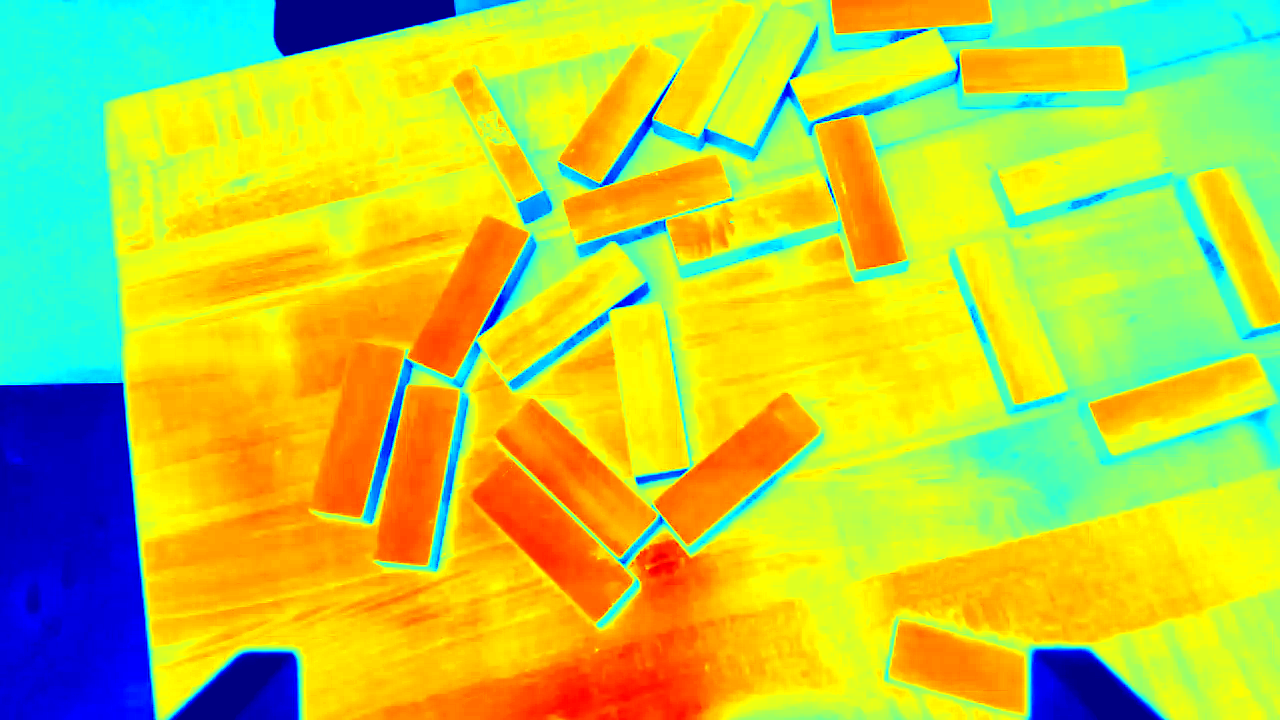
#> input picture samples/normalized_color11.png, 1280 x 720 px, found by its file name
$ jupyter execute 'my_img_processing_color&grey_v1.ipynb'   (older library calls are emulated)
#> lines starting #> are read from the running program, lines starting #| are printed output that depends on the picture; after the words box and inside, x2 and y2 are one past the last pixel; in counts of white or black regions, pixels touching at a corner belong together
# Image processing

**Given:**  raw normalized colour image, coming from a depth sensor, raw greyscale image, show the same scene from the same point of view

**Find:** (x, y, angle) of each brick that lies flat on the table

[cell 1]
import cv2
import numpy as np
import matplotlib.pyplot as plt
import math

Display functions:

[cell 2]
def draw_detections(image_path, results, arrow_length=40, dot_radius=5,dot_color=(0, 0, 255), arrow_color=(0, 0, 255), thickness=2):
    """
    Overlay detection results on the original image.

    Parameters
    ----------
    image_path   : str   – path to the original image (raw or color)
    results      : list  – list of (cx, cy, angle_deg) tuples angle is the orientation of the longest side vs x-axis
    arrow_length : int   – half-length of the direction arrow in pixels
    dot_radius   : int   – radius of the center dot
    dot_color    : tuple – BGR color for the dot
    arrow_color  : tuple – BGR color for the arrow
    thickness    : int   – line thickness for the arrow

    Returns
    -------
    vis : np.ndarray – annotated image (BGR)
    """
    img = cv2.imread(image_path)
    vis = img.copy()

    for (cx, cy, angle_deg) in results:
        cx, cy = int(round(cx)), int(round(cy))

        # Convert angle to radians
        # angle_deg is the angle of the longest side w.r.t. the x-axis
        rad = math.radians(angle_deg)

        # Compute arrow tip and tail (centered on the plank center)
        dx = int(arrow_length * math.cos(rad))
        dy = int(arrow_length * math.sin(rad))

        pt_tail = (cx, cy)
        pt_tip  = (cx + dx, cy + dy)

        # Draw arrow
        cv2.arrowedLine(vis, pt_tail, pt_tip,
                        color=arrow_color,
                        thickness=thickness,
                        tipLength=0.3)

        # Draw center dot
        cv2.circle(vis, (cx, cy), dot_radius, dot_color, -1)

    return vis

def draw_points(image_path, points, dot_radius=5,dot_color=(0, 0, 255)):
    img = cv2.imread(image_path)
    vis = img.copy()

    for (cx, cy, angle_deg) in points:
        cx, cy = int(round(cx)), int(round(cy))
        pt_ = (cx, cy)
        # Draw center dot
        cv2.circle(vis, (cx, cy), dot_radius, dot_color, -1)
    return vis


def show_overlay(image_path, results, arrow_length=40, figsize=(14, 8), **kwargs):
    """
    Display the annotated image inline in a Jupyter notebook.

    Parameters
    ----------
    image_path   : str   – path to the original image
    results      : list  – list of (cx, cy, angle_deg) tuples
    arrow_length : int   – half-length of the direction arrow in pixels
    figsize      : tuple – matplotlib figure size
    **kwargs     : extra keyword args forwarded to draw_detections
    """
    #show point + arrow
    vis = draw_detections(image_path, results, arrow_length=arrow_length, **kwargs)

    #show points only
    #vis= draw_points(image_path, results, **kwargs)

    # OpenCV loads BGR, matplotlib expects RGB
    vis_rgb = cv2.cvtColor(vis, cv2.COLOR_BGR2RGB)

    fig, ax = plt.subplots(figsize=figsize)
    ax.imshow(vis_rgb)
    ax.axis('off')
    ax.set_title(f"{len(results)} plank(s) detected", fontsize=13)
    plt.tight_layout()
    plt.show()

    return vis

## Define img to use:

[cell 3]
#images to use
#color img:
my_color_img='Test_images12_raw_img_work_with_them\\normalized_color11.png'
#grey img:
my_grey_img='Test_images12_raw_img_work_with_them\\raw_image11.png'

normalized_color img processing

[cell 4]
#Extract hue as depth proxy
color_img = cv2.imread(my_color_img)
#> color_img is the input picture: shape (720, 1280, 3); mean B, G, R 63.3, 202.8, 187.6
hsv = cv2.cvtColor(color_img, cv2.COLOR_BGR2HSV)
#> hsv: shape (720, 1280, 3); mean H, S, V 44, 232.2, 250.4
hue= hsv[:, :, 0]   #depth map, 0–179 in OpenCV

#CLAHE on the hue channel (for local contrast)
clahe     = cv2.createCLAHE(clipLimit=2.0, tileGridSize=(8, 8))
hue_eq    = clahe.apply(hue)

#Blur to reduce noise
blurred   = cv2.GaussianBlur(hue_eq, (3, 3), 0)

#Canny on the hue channel — thresholds likely need to be different
#from grayscale since hue is 0-179, not 0-255
#edges = cv2.Canny(blurred, threshold1=10, threshold2=40)

#or, instead of Canny, using Sobel:

sobelx = cv2.Sobel(blurred, cv2.CV_64F, 1, 0, ksize=3)
sobely = cv2.Sobel(blurred, cv2.CV_64F, 0, 1, ksize=3)
magnitude = np.sqrt(sobelx**2 + sobely**2)

# Normalize and threshold to get binary edge image
magnitude = np.uint8(255 * magnitude / magnitude.max())
_, edges= cv2.threshold(magnitude, 30, 255, cv2.THRESH_BINARY)  # tune 30
#> edges: shape (720, 1280); 6.8% white; 293 white regions (208 under 20 px), largest, box (x1, y1, x2, y2) and area: (473, 0, 1131, 631) 26896, (308, 64, 563, 574) 8348, (0, 0, 529, 720) 5450

#end of sobel

#Close gaps --> no visible improvement
kernel       = cv2.getStructuringElement(cv2.MORPH_RECT, (7, 7))
edges_closed = cv2.dilate(edges, kernel, iterations=1)
#> edges_closed: shape (720, 1280); 18.9% white; 91 white regions, largest, box (x1, y1, x2, y2) and area: (305, 0, 1186, 634) 102828, (926, 142, 1280, 470) 29158, (0, 0, 532, 720) 17878
edges_closed=edges

[cell 5]
img_grey = cv2.imread(my_grey_img, cv2.IMREAD_GRAYSCALE)
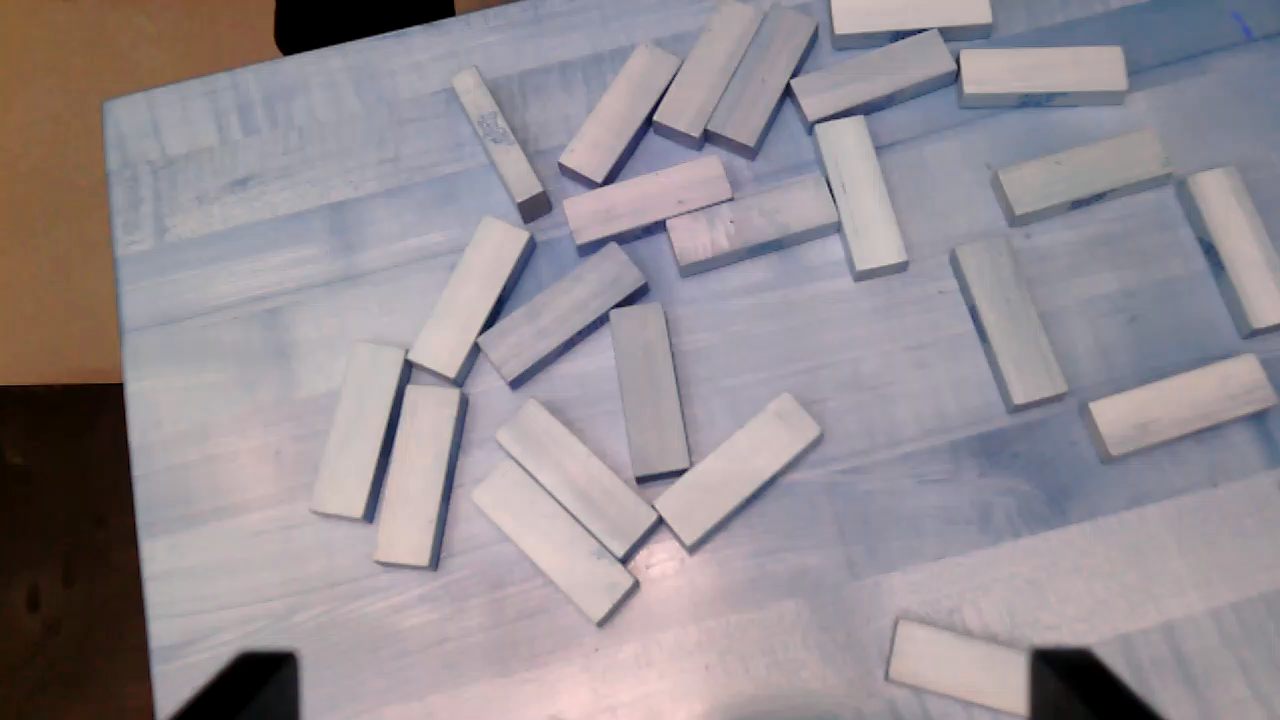
#> input picture pictures/raw_image11.png, 1280 x 720 px, found by its file name
#> img_grey: shape (720, 1280); min 0, max 232, mean 143.7

#increase contrast (to avoid prblms in darker regions)
#clahe = cv2.createCLAHE(clipLimit=2.3, tileGridSize=(8, 8))  # tune clipLimit: 1.0–4.0
clahe = cv2.createCLAHE(clipLimit=2, tileGridSize=(4, 4))  # tune clipLimit: 1.0–4.0
img_eq = clahe.apply(img_grey)
#edges_grey  = cv2.Canny(img1, threshold1=30, threshold2=100)

#gaussian filter
blurred = cv2.GaussianBlur(img_eq, (11, 11), 0) #(5,5)

# [6 lines of commented-out code are left out]
edges_grey = cv2.Canny(blurred, threshold1=30, threshold2=100)#30, 100
#> edges_grey: shape (720, 1280); 1.8% white in thin lines or dots

#close gaps in the edges to try to get rectangular shape --> not useful
kernel = cv2.getStructuringElement(cv2.MORPH_RECT, (3, 3)) #tune size: try 3,5,7
edges_grey = cv2.dilate(edges_grey, kernel, iterations=1)     # try iterations=2 if gaps persist
#> edges_grey: shape (720, 1280); 5.9% white; 34 white regions

[cell 6]
edges_closed=edges_grey+edges_closed

[cell 7]
#Find contours
contours, _  = cv2.findContours(edges_closed, cv2.RETR_LIST, cv2.CHAIN_APPROX_SIMPLE)
#> contours = 590 contours, 505 with area under 20; largest, box (x1, y1, x2, y2) and area: (308, 0, 1131, 631) 117779, (480, 45, 635, 318) 12688, (667, 100, 836, 264) 11390, (1086, 352, 1279, 458) 11071, (882, 611, 1173, 720) 10918

[cell 8]
fig, ax = plt.subplots(1, 3, figsize=(15, 7))

# Original Image
ax[0].imshow(cv2.cvtColor(color_img, cv2.COLOR_BGR2RGB))
ax[0].set_title('Original')
ax[0].axis('off')

# Blurred Image
ax[1].imshow(blurred, cmap='gray')
ax[1].set_title('Gaussian Blur')
ax[1].axis('off')

ax[2].imshow(edges, cmap='gray')
ax[2].set_title('Edges')
ax[2].axis('off')

plt.show()
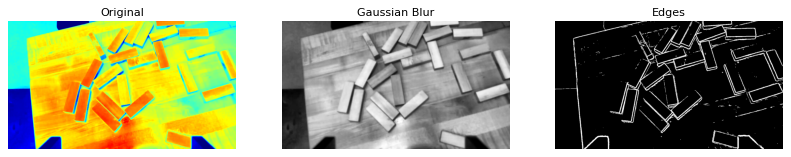
#> figure drawn by matplotlib, 3 panels

#save 'edges'
cv2.imwrite('detected_edges_img.png', edges_closed)
#> Out = True

[cell 9]
results = []
print('Raw detected features fulfilling area condition:')

for cnt in contours:
    area = cv2.contourArea(cnt)
#    if area < 3000:  # tune this
    if area < 8000:   # only skip tiny noise <=> if area < XXX, don't consider it, else consider it
        continue

    rect = cv2.minAreaRect(cnt)
    (cx, cy), (w, h), angle = rect
    if w < h:
        w, h = h, w
        angle += 90

    aspect = w / h if h > 0 else 0
    hull = cv2.convexHull(cnt)
    solidity = area / cv2.contourArea(hull)

    print(f"cx={cx:.0f} cy={cy:.0f} | area={area:.0f} | "
          f"aspect={aspect:.2f} | solidity={solidity:.2f} | angle={angle:.1f}°")

    #if 1.5 < aspect < 7.0 and 0.65 < solidity < 0.95:  # tune thresholds
    if 2.0 < aspect < 5.0:
        results.append((cx, cy, angle))
#> this loop made 590 passes
#> (area, rect, cx, cy, w, h, angle, aspect) on pass 32: (10917.5, ((1029.1, 679), (93.27, 294.7), -80.64), 1029.1, 679, 294.7, 93.27, 9.36, 3.16)
#> (area, cx, cy, w, h, angle) on pass 557: (12687.5, 567.5, 181, 259.8, 156, 85)
#| cx=1029 cy=679 | area=10918 | aspect=3.16 | solidity=0.51 | angle=9.4°
#| cx=737 cy=467 | area=9026 | aspect=3.21 | solidity=0.97 | angle=-40.4°
#| cx=1183 cy=403 | area=9264 | aspect=3.21 | solidity=0.97 | angle=-17.7°
#| cx=1186 cy=402 | area=11071 | aspect=3.01 | solidity=0.95 | angle=-17.9°
#| cx=560 cy=310 | area=8082 | aspect=3.31 | solidity=0.96 | angle=-36.2°
#| cx=739 cy=184 | area=11390 | aspect=1.27 | solidity=0.71 | angle=-18.4°
#| cx=567 cy=181 | area=12688 | aspect=1.67 | solidity=0.48 | angle=85.0°
#| cx=653 cy=225 | area=117779 | aspect=1.62 | solidity=0.36 | angle=-49.4°
#> after the loop, results = [(1029.1, 679, 9.36), (736.7, 466.7, -40.36), (1183, 403.1, -17.7), (1185.6, 402, -17.89), (560.4, 309.8, -36.16)]

#remove duplicates: points that are very close to each other
to_remove=[]
for i in range(0, len(results)):
    for j in range(i+1, len(results)):
        if (results[i][0]-results[j][0]) < 10 and (results[i][1]-results[j][1]) < 10:
            to_remove.append(results[j])
#> this loop made 5 passes
#> after the loop, to_remove = [(1185.6, 402, -17.89)]
for elem in to_remove:
    if elem in results:
        results.remove(elem)
#> this loop made 1 pass
#> after the loop, results = [(1029.1, 679, 9.36), (736.7, 466.7, -40.36), (1183, 403.1, -17.7), (560.4, 309.8, -36.16)]

[cell 10]
results
#> Out has the same summary as results

[cell 11]
show_overlay('detected_edges_img.png', results)
#> the loop in draw_detections, `for (cx, cy, angle_deg) in results:` made 4 passes
#> (cx, cy, angle_deg, rad, dx, dy, pt_tip) on passes 1 to 4: (1029, 679, 9.36, 0.163, 39, 6, (1068, 685)), (737, 467, -40.36, -0.704, 30, -25, (767, 442)), (1183, 403, -17.7, -0.309, 38, -12, (1221, 391)), (560, 310, -36.16, -0.631, 32, -23, (592, 287))
#> after the loop in draw_detections, `for (cx, cy, angle_deg) in results:`:
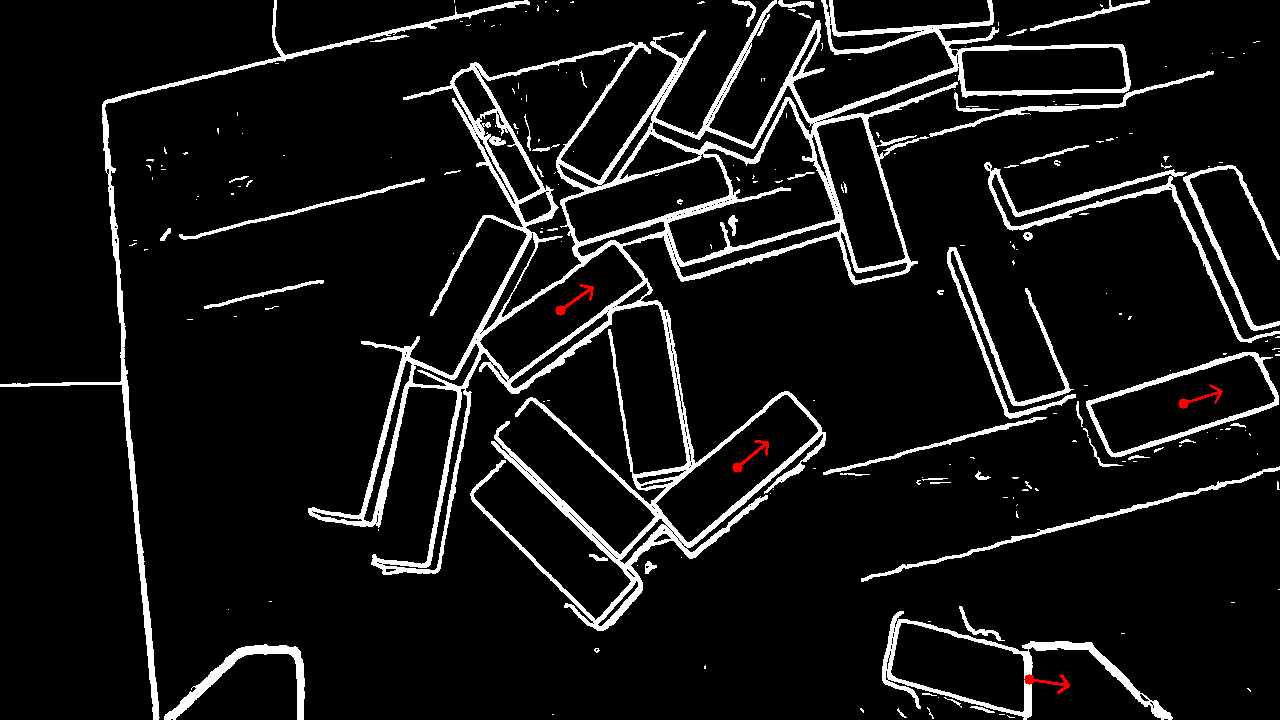
#> vis: shape (720, 1280, 3); mean B, G, R 20.5, 20.5, 20.8

[cell 12]
show_overlay(my_color_img, results)
#> call 2 of draw_detections, with arrow_length = 40, dot_radius = 5, dot_color = (0, 0, 255), arrow_color = (0, 0, 255), thickness = 2
#> the loop in draw_detections (call 2), `for (cx, cy, angle_deg) in results:` made 4 passes
#> after the loop in draw_detections (call 2), `for (cx, cy, angle_deg) in results:`:
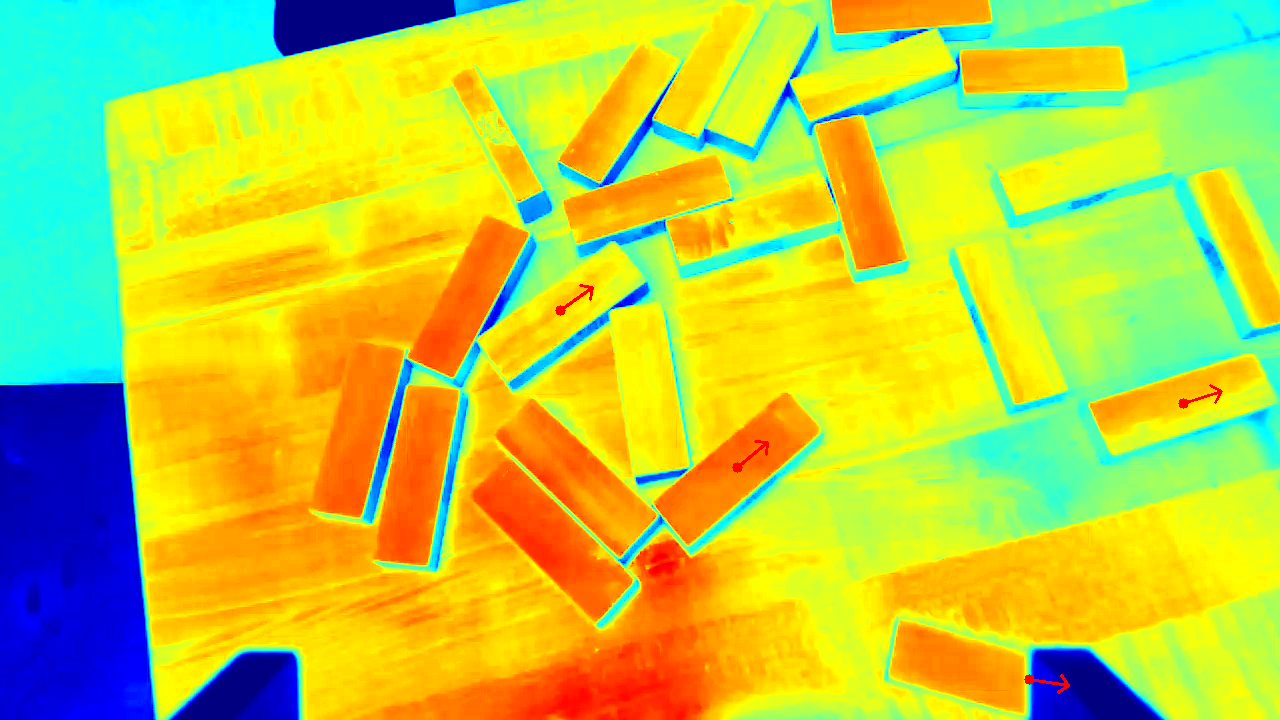
#> vis: shape (720, 1280, 3); 0.11% of pixels changed, all inside (x1, y1, x2, y2) = (555, 284, 1223, 694)

[cell 13]
show_overlay(my_grey_img, results)
#> call 3 of draw_detections, with arrow_length = 40, dot_radius = 5, dot_color = (0, 0, 255), arrow_color = (0, 0, 255), thickness = 2
#> in draw_detections, img is the input picture: shape (720, 1280, 3); mean B, G, R 146.8, 141.2, 149.1
#> the loop in draw_detections (call 3), `for (cx, cy, angle_deg) in results:` made 4 passes
#> after the loop in draw_detections (call 3), `for (cx, cy, angle_deg) in results:`:
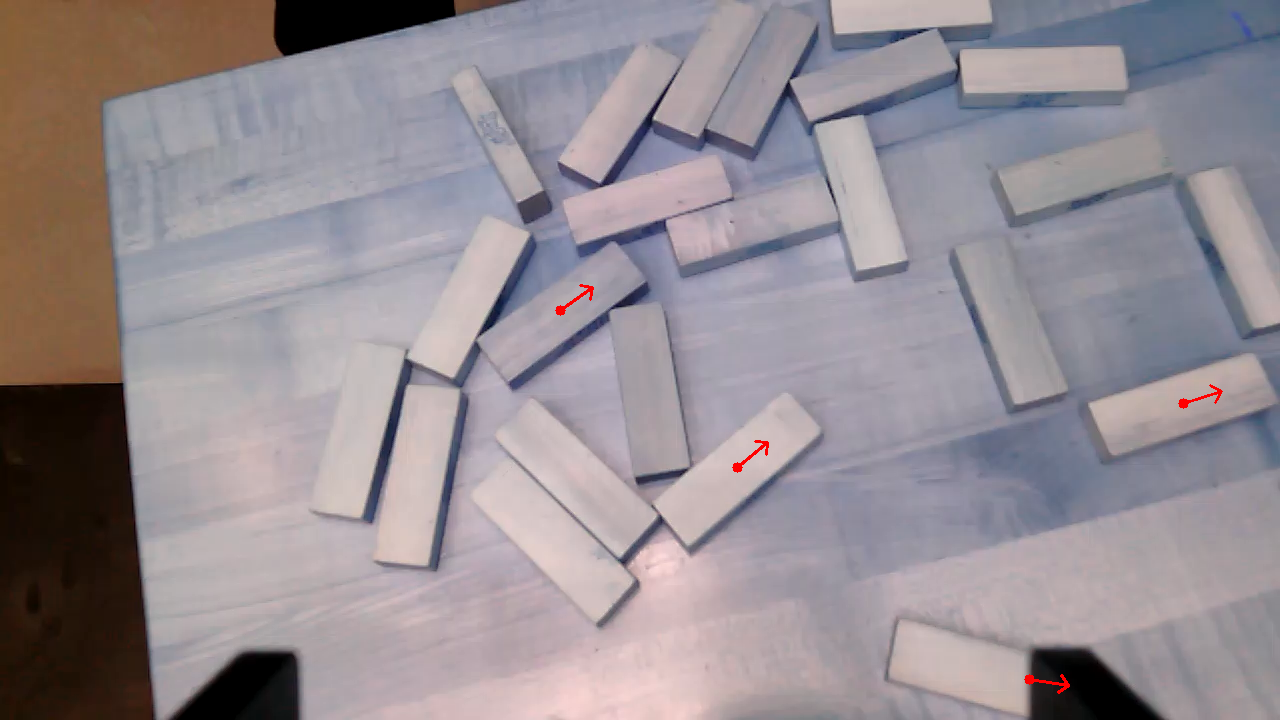
#> vis: shape (720, 1280, 3); 0.11% of pixels changed, all inside (x1, y1, x2, y2) = (555, 284, 1223, 694)
